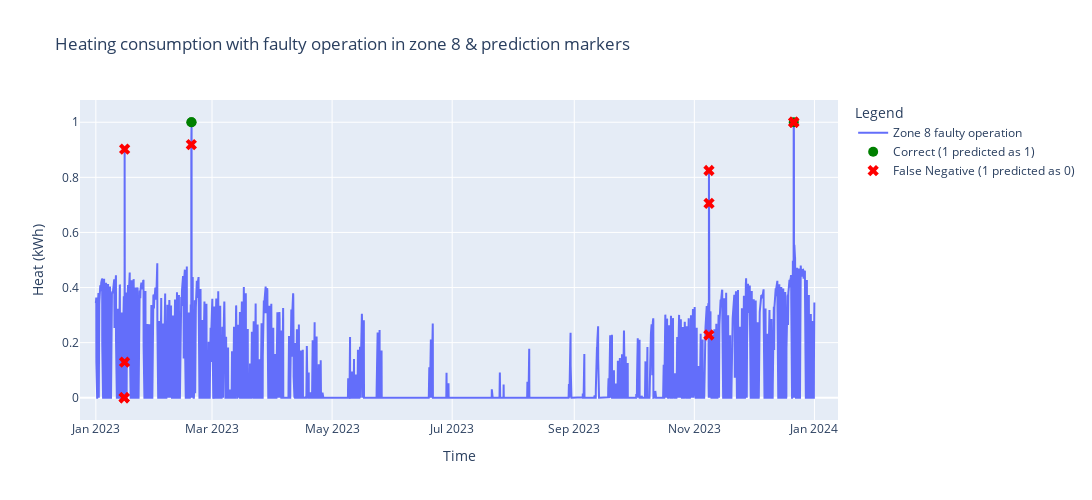

The notebook cell saved with this chart:
### Code cell
fig = go.Figure()

# Base temperature curve
fig.add_trace(go.Scatter(
    x=df_simulated['Time'], 
    y=df_simulated[test_heat], 
    mode='lines', 
    name='Zone 8 faulty operation'
))

# Convert y_pred to a Pandas Series with the correct index
y_pred_series = pd.Series(y_pred, index=test_y.index)

# Find indices for different cases
correct_1_indices = (test_y == 1) & (y_pred_series == 1)  # True 1, Pred 1 -> Green
false_negative_indices = (test_y == 1) & (y_pred_series == 0)  # True 1, Pred 0 -> Red
false_positive_indices = (test_y == 0) & (y_pred_series == 1)  # True 0, Pred 1 -> Orange

# Extract timestamps
correct_1_timestamps = df_simulated.loc[test_y.index, 'Time'][correct_1_indices]
false_negative_timestamps = df_simulated.loc[test_y.index, 'Time'][false_negative_indices]
false_positive_timestamps = df_simulated.loc[test_y.index, 'Time'][false_positive_indices]

# Extract corresponding temperatures
correct_1_temps = df_simulated.loc[test_y.index, test_heat][correct_1_indices]
false_negative_temps = df_simulated.loc[test_y.index, test_heat][false_negative_indices]
false_positive_temps = df_simulated.loc[test_y.index, test_heat][false_positive_indices]

# Add markers for correct predictions (Green)
fig.add_trace(go.Scatter(
    x=correct_1_timestamps,
    y=correct_1_temps,
    mode='markers',
    marker=dict(color='green', size=10),
    name='Correct (1 predicted as 1)'
))

# Add markers for false negatives (Red)
fig.add_trace(go.Scatter(
    x=false_negative_timestamps,
    y=false_negative_temps,
    mode='markers',
    marker=dict(color='red', size=10, symbol='x'),
    name='False Negative (1 predicted as 0)'
))

# Add markers for false positives (Orange)
fig.add_trace(go.Scatter(
    x=false_positive_timestamps,
    y=false_positive_temps,
    mode='markers',
    marker=dict(color='orange', size=10, symbol='triangle-up'),
    name='False Positive (0 predicted as 1)'
))

# Customize layout
fig.update_layout(
    title="Heating consumption with faulty operation in zone 8 & prediction markers",
    xaxis_title="Time",
    yaxis_title="Heat (kWh)",
    legend_title="Legend",
    template="plotly", 
    height = 500,
    width = 1200
)

# Show the plot

### Figure 1 — Plotly figure (JSON) as saved in the notebook; plotly's stock layout.template omitted (floating-point values rounded to 4 significant figures; data arrays with more than 128 entries replaced by an {"elided": "..."} marker saying what was removed)
{"data": [{"mode": "lines", "name": "Zone 8 faulty operation", "type": "scatter", "x": {"elided": "8760 str values"}, "y": {"elided": "8760 float values"}}, {"marker": {"color": "green", "size": 10}, "mode": "markers", "name": "Correct (1 predicted as 1)", "type": "scatter", "x": ["2023-02-18 13:00:00", "2023-02-18 14:00:00", "2023-12-21 12:00:00"], "y": [1, 1, 1]}, {"marker": {"color": "red", "size": 10, "symbol": "x"}, "mode": "markers", "name": "False Negative (1 predicted as 0)", "type": "scatter", "x": ["2023-01-15 09:00:00", "2023-01-15 10:00:00", "2023-01-15 14:00:00", "2023-01-15 15:00:00", "2023-02-18 12:00:00", "2023-11-08 09:00:00", "2023-11-08 10:00:00", "2023-11-08 11:00:00", "2023-12-21 11:00:00", "2023-12-21 13:00:00"], "y": [0, 0, 0.1291, 0.9022, 0.919, 0.2277, 0.8249, 0.7056, 1, 1]}, {"marker": {"color": "orange", "size": 10, "symbol": "triangle-up"}, "mode": "markers", "name": "False Positive (0 predicted as 1)", "type": "scatter", "x": [], "y": []}], "layout": {"height": 500, "legend": {"title": {"text": "Legend"}}, "title": {"text": "Heating consumption with faulty operation in zone 8 & prediction markers"}, "width": 1200, "xaxis": {"title": {"text": "Time"}}, "yaxis": {"title": {"text": "Heat (kWh)"}}}}
